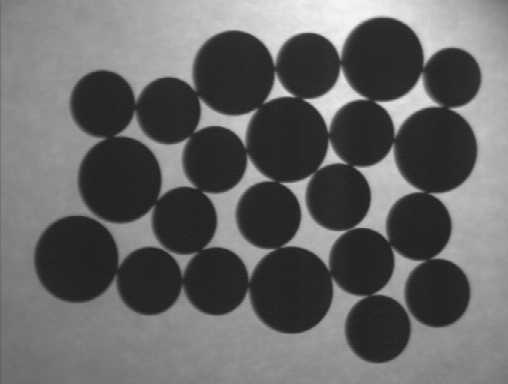
#> input picture images/mon1.bmp, 508 x 384 px
$ python aula_05_ex_01.py
#> lines starting #> are read from the running program, lines starting #| are printed output that depends on the picture; after the words box and inside, x2 and y2 are one past the last pixel; in counts of white or black regions, pixels touching at a corner belong together
import cv2
import numpy as np
import matplotlib.pyplot as plt

# Função para aplicar thresholding e exibir o resultado em um único plot
def apply_thresholds(image_path):
    # Carregar a imagem em escala de cinza
#> called with image_path = '../images/mon1.bmp'
    image = cv2.imread(image_path, cv2.IMREAD_GRAYSCALE)
#> image is the input picture: shape (384, 508); min 31, max 246, mean 102.8

    # Verificar se a imagem foi carregada corretamente
    if image is None:
        print(f"Erro ao carregar a imagem {image_path}")
        return

    # Valor de threshold
    thresh_value = 127
    max_value = 255

    # Aplicar os diferentes tipos de thresholding
    _, thresh_binary = cv2.threshold(image, thresh_value, max_value, cv2.THRESH_BINARY)
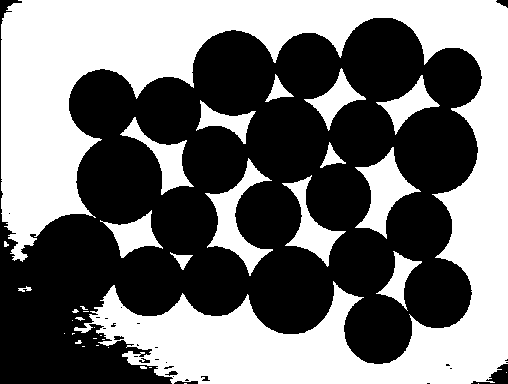
#> thresh_binary: shape (384, 508); 45.3% white; 35 white regions (19 under 20 px), largest, box (x1, y1, x2, y2) and area: (1, 0, 508, 384) 74028, (205, 158, 273, 276) 2427, (355, 147, 421, 239) 2299
    _, thresh_binary_inv = cv2.threshold(image, thresh_value, max_value, cv2.THRESH_BINARY_INV)
    _, thresh_trunc = cv2.threshold(image, thresh_value, max_value, cv2.THRESH_TRUNC)
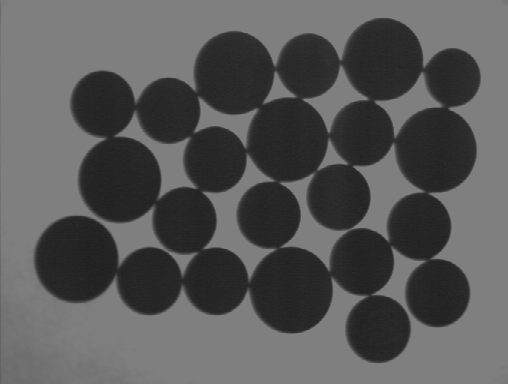
#> thresh_trunc: shape (384, 508); min 31, max 127, mean 87.7
    _, thresh_tozero = cv2.threshold(image, thresh_value, max_value, cv2.THRESH_TOZERO)
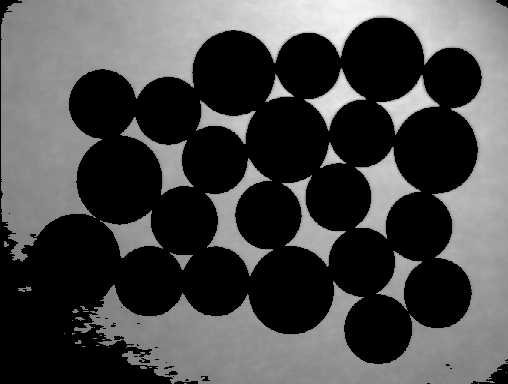
#> thresh_tozero: shape (384, 508); min 0, max 246, mean 72.6
    _, thresh_tozero_inv = cv2.threshold(image, thresh_value, max_value, cv2.THRESH_TOZERO_INV)
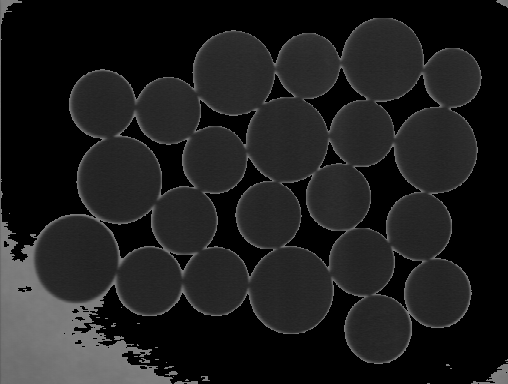
#> thresh_tozero_inv: shape (384, 508); min 0, max 127, mean 30.2

    # Configurar o layout para exibir as imagens
    plt.figure(figsize=(10, 8))  # Tamanho da figura

    # Exibir a imagem original
    plt.subplot(2, 3, 1)
    plt.imshow(image, cmap='gray')
    plt.title("Original Image")
    plt.axis('off')

    # Exibir os resultados das operações de thresholding
    plt.subplot(2, 3, 2)
    plt.imshow(thresh_binary, cmap='gray')
    plt.title("THRESH_BINARY")
    plt.axis('off')

    plt.subplot(2, 3, 3)
    plt.imshow(thresh_binary_inv, cmap='gray')
    plt.title("THRESH_BINARY_INV")
    plt.axis('off')

    plt.subplot(2, 3, 4)
    plt.imshow(thresh_trunc, cmap='gray')
    plt.title("THRESH_TRUNC")
    plt.axis('off')

    plt.subplot(2, 3, 5)
    plt.imshow(thresh_tozero, cmap='gray')
    plt.title("THRESH_TOZERO")
    plt.axis('off')

    plt.subplot(2, 3, 6)
    plt.imshow(thresh_tozero_inv, cmap='gray')
    plt.title("THRESH_TOZERO_INV")
    plt.axis('off')

    # Ajustar o layout para evitar sobreposição
    plt.tight_layout()

    # Exibir o plot
    plt.show()

# Caminho para a imagem de entrada
image_path = '../images/mon1.bmp'  # Substitua 'mon1.bmp' pelo caminho da sua imagem

# Aplicar as operações de thresholding
apply_thresholds(image_path)

$ run again, with images/Orchid.bmp copied over images/mon1.bmp
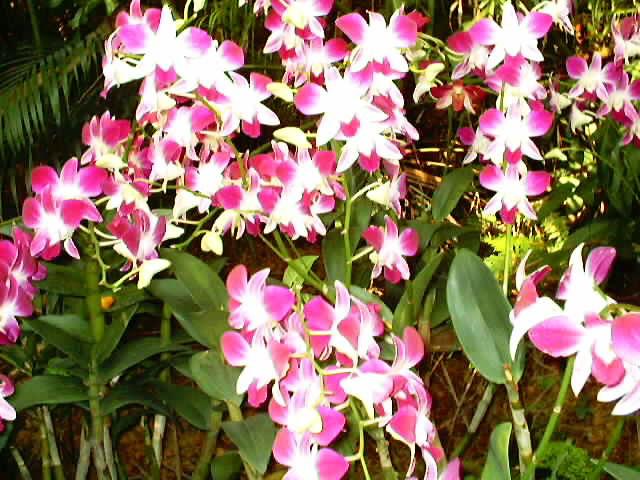
#> input picture images/Orchid.bmp, 640 x 480 px
#> in apply_thresholds, `_, thresh_binary = cv2.threshold(image, thresh_value, max_value, cv2.T..`:
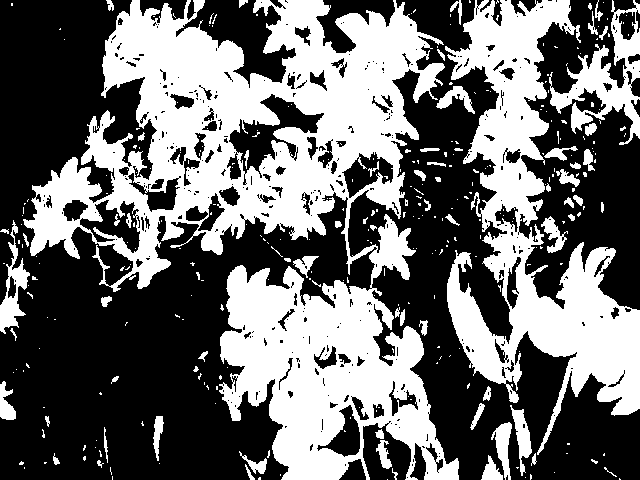
#> thresh_binary: shape (480, 640); 42.4% white; 334 white regions (265 under 20 px), largest, box (x1, y1, x2, y2) and area: (23, 0, 459, 480) 85305, (445, 0, 640, 455) 31459, (549, 0, 640, 145) 4289
#> in apply_thresholds, `_, thresh_tozero_inv = cv2.threshold(image, thresh_value, max_value, c..`:
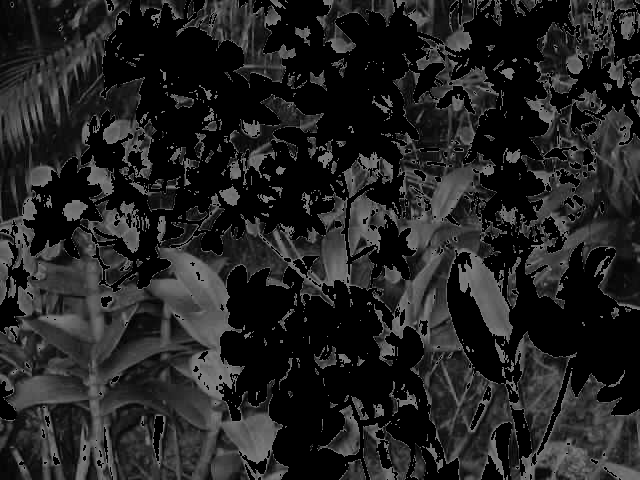
#> thresh_tozero_inv: shape (480, 640); min 0, max 127, mean 34.7
